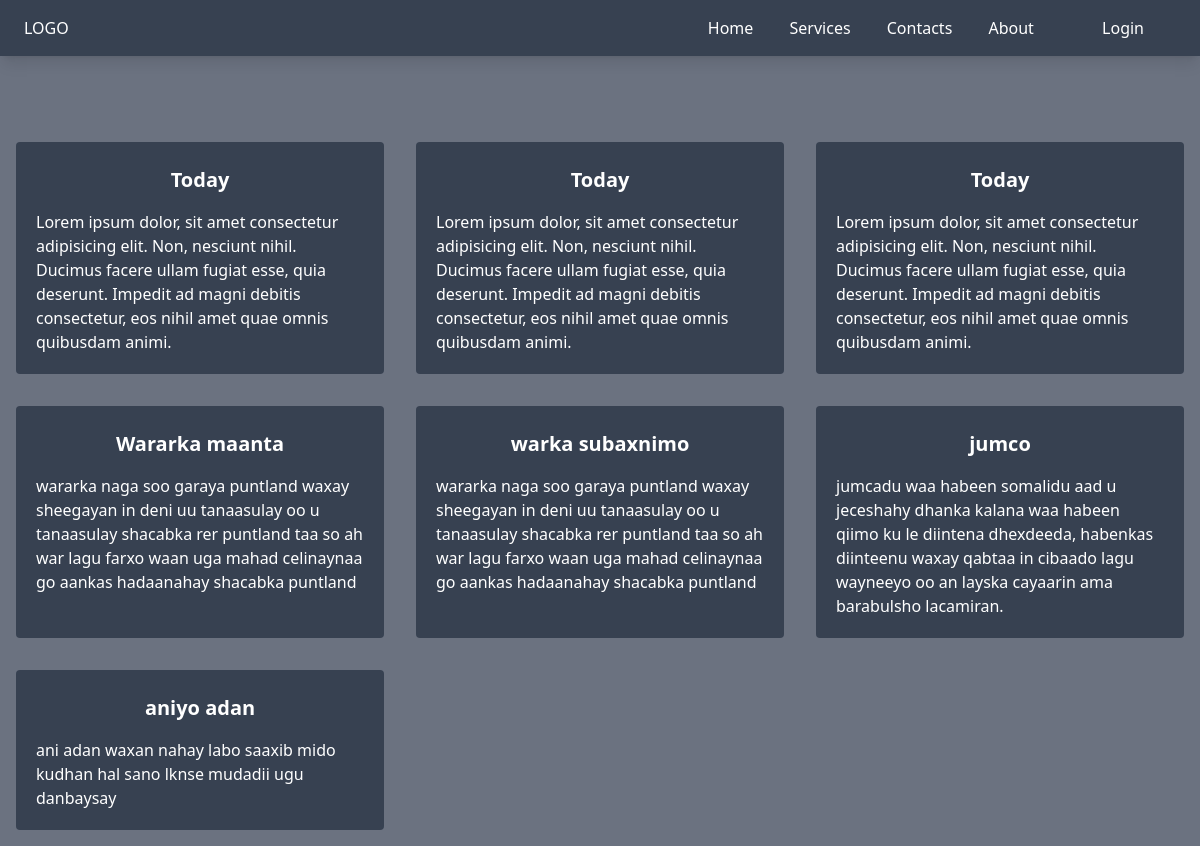
The page /BlogCode/index.php on the database its author committed.
### tables this page shows
CREATE TABLE `infotb` (
  `id` int(11) NOT NULL,
  `title` varchar(50) NOT NULL,
  `body` text NOT NULL,
  `date` timestamp NOT NULL DEFAULT current_timestamp() ON UPDATE current_timestamp()
);

### BlogCode/function.php (the view, shortened to what this page needs)
<?php
include 'config.php';
function readinfo(){
  global $connection;
  $sql = "SELECT * FROM infotb";
  $rusalt = mysqli_query($connection,$sql);
  if(mysqli_num_rows($rusalt) > 0){
    while ($row = mysqli_fetch_assoc($rusalt)){
      $title = $row['title'];
      $body = $row['body'];
      echo "
      <div class='bg-gray-700 m-4 rounded p-5 flex flex-col  items-center  text-white hover:bg-gray-800 duration-500'>
      <div class='mb-3 p-1'>
        <h1 class='text-xl font-bold'>$title</h1>
      </div>
      <p>$body</p>
    </div>
      ";
    }
  }else {
    echo "waxba mahayo";
  }
}
?>

### BlogCode/navbar.php (shortened to what this page needs)
<!DOCTYPE html>
<html lang="en">
<head>
  <script src="https://cdn.tailwindcss.com"></script>
  <link rel="stylesheet" href="https://cdnjs.cloudflare.com/ajax/libs/font-awesome/6.3.0/css/all.min.css">
</head>
<body class="bg-gray-500">
  <nav class="bg-gray-700 flex md:flex-row  justify-between px-6 py-4 shadow-lg text-white">
    <div class="cursor-pointer">
        LOGO
    </div>
    <ul class="flex  md:flex-row flex-col  md:my-0 my-4 mr-[35%] md:mr-4 md:block  hidden  ">
      <li class="mx-4 md:my-0 my-2 md:inline hover:text-cyan-500 duration-500"><a href="index.php">Home</a></li>
      <li class="mx-4 md:my-0 my-2 md:inline hover:text-cyan-500 duration-500"><a href="services.php">Services</a></li>
      <li class="mx-4 md:my-0 my-2 md:inline hover:text-cyan-500 duration-500"><a href="contact.php">Contacts</a></li>
      <li class="mx-4 md:my-0 my-2 md:inline hover:text-cyan-500 duration-500"><a href="about.php">About</a></li>
      <li class="mx-4 md:my-0 my-2 md:inline hover:text-cyan-500 duration-500"><a href="logout.php">
      <?php
        if(isset($_SESSION['loging_active'])){
          echo "Logout";
        }else{
          echo "Login";
        }
        ?>
        </a>
      </li>
    </ul>
  </nav>
</body>
</html>

### BlogCode/index.php (shortened to what this page needs)
<?php
include 'navbar.php'
?>
<div class="grid  md:grid-cols-3 mt-[70px]">
<?php
  include 'function.php';
  readinfo();
?>
</div>

### rows shown on the page
infotb: title "Today", body "Lorem ipsum dolor, sit amet consectetur adipisicing elit. Non, nesciunt nihil. Ducimus facere ullam fugiat esse, quia deserunt. Impedit ad magni debitis consectetur, eos nihil amet quae omnis quibusdam animi."
infotb: title "Today", body "Lorem ipsum dolor, sit amet consectetur adipisicing elit. Non, nesciunt nihil. Ducimus facere ullam fugiat esse, quia deserunt. Impedit ad magni debitis consectetur, eos nihil amet quae omnis quibusdam animi."
infotb: title "Today", body "Lorem ipsum dolor, sit amet consectetur adipisicing elit. Non, nesciunt nihil. Ducimus facere ullam fugiat esse, quia deserunt. Impedit ad magni debitis consectetur, eos nihil amet quae omnis quibusdam animi."
infotb: title "Wararka maanta", body "wararka naga soo garaya puntland waxay sheegayan in deni uu tanaasulay oo u tanaasulay shacabka rer puntland taa so ah war lagu farxo waan uga mahad celinaynaa go aankas hadaanahay shacabka puntland"
infotb: title "warka subaxnimo", body "wararka naga soo garaya puntland waxay sheegayan in deni uu tanaasulay oo u tanaasulay shacabka rer puntland taa so ah war lagu farxo waan uga mahad celinaynaa go aankas hadaanahay shacabka puntland"
infotb: title "jumco", body "jumcadu waa habeen somalidu aad u jeceshahy dhanka kalana waa habeen qiimo ku le diintena dhexdeeda, habenkas diinteenu waxay qabtaa in cibaado lagu wayneeyo oo an layska cayaarin ama barabulsho lacamiran."
infotb: title "aniyo adan", body "ani adan waxan nahay labo saaxib mido kudhan hal sano lknse mudadii ugu danbaysay"
